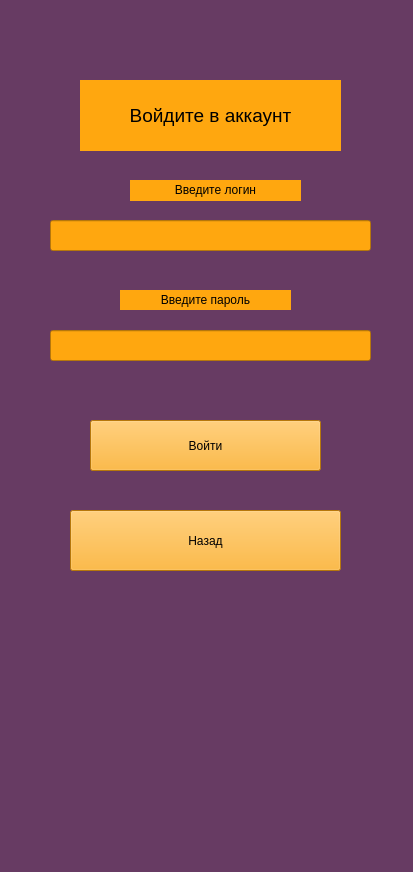
<?xml version="1.0" encoding="UTF-8"?>
<ui version="4.0">
 <class>MainWindow</class>
 <widget class="QMainWindow" name="MainWindow">
  <property name="geometry">
   <rect>
    <x>0</x>
    <y>0</y>
    <width>413</width>
    <height>872</height>
   </rect>
  </property>
  <property name="windowTitle">
   <string>MainWindow</string>
  </property>
  <property name="styleSheet">
   <string notr="true">background-color: rgb(103, 59, 99);</string>
  </property>
  <widget class="QWidget" name="centralwidget">
   <widget class="QLabel" name="info">
    <property name="geometry">
     <rect>
      <x>80</x>
      <y>80</y>
      <width>261</width>
      <height>71</height>
     </rect>
    </property>
    <property name="styleSheet">
     <string notr="true">background-color: rgb(255, 167, 15);</string>
    </property>
    <property name="text">
     <string>&lt;html&gt;&lt;head/&gt;&lt;body&gt;&lt;p align=&quot;center&quot;&gt;&lt;span style=&quot; font-size:14pt;&quot;&gt;Войдите в аккаунт&lt;/span&gt;&lt;/p&gt;&lt;/body&gt;&lt;/html&gt;</string>
    </property>
   </widget>
   <widget class="QLineEdit" name="edit_login">
    <property name="geometry">
     <rect>
      <x>50</x>
      <y>220</y>
      <width>321</width>
      <height>31</height>
     </rect>
    </property>
    <property name="styleSheet">
     <string notr="true">background-color: rgb(255, 167, 15);</string>
    </property>
   </widget>
   <widget class="QLabel" name="lab_login">
    <property name="geometry">
     <rect>
      <x>130</x>
      <y>180</y>
      <width>171</width>
      <height>21</height>
     </rect>
    </property>
    <property name="styleSheet">
     <string notr="true">background-color: rgb(255, 167, 15);</string>
    </property>
    <property name="text">
     <string>&lt;html&gt;&lt;head/&gt;&lt;body&gt;&lt;p align=&quot;center&quot;&gt;Введите логин&lt;/p&gt;&lt;/body&gt;&lt;/html&gt;</string>
    </property>
   </widget>
   <widget class="QLabel" name="lab_password">
    <property name="geometry">
     <rect>
      <x>120</x>
      <y>290</y>
      <width>171</width>
      <height>20</height>
     </rect>
    </property>
    <property name="styleSheet">
     <string notr="true">background-color: rgb(255, 167, 15);</string>
    </property>
    <property name="text">
     <string>&lt;html&gt;&lt;head/&gt;&lt;body&gt;&lt;p align=&quot;center&quot;&gt;Введите пароль&lt;/p&gt;&lt;/body&gt;&lt;/html&gt;</string>
    </property>
   </widget>
   <widget class="QLineEdit" name="edit_password">
    <property name="geometry">
     <rect>
      <x>50</x>
      <y>330</y>
      <width>321</width>
      <height>31</height>
     </rect>
    </property>
    <property name="styleSheet">
     <string notr="true">background-color: rgb(255, 167, 15);</string>
    </property>
   </widget>
   <widget class="QPushButton" name="btn_enter">
    <property name="geometry">
     <rect>
      <x>90</x>
      <y>420</y>
      <width>231</width>
      <height>51</height>
     </rect>
    </property>
    <property name="styleSheet">
     <string notr="true">background-color: rgb(255, 167, 15);</string>
    </property>
    <property name="text">
     <string>Войти</string>
    </property>
   </widget>
   <widget class="QPushButton" name="btn_go_back">
    <property name="geometry">
     <rect>
      <x>70</x>
      <y>510</y>
      <width>271</width>
      <height>61</height>
     </rect>
    </property>
    <property name="styleSheet">
     <string notr="true">background-color: rgb(255, 167, 15);</string>
    </property>
    <property name="text">
     <string>Назад</string>
    </property>
   </widget>
  </widget>
  <widget class="QMenuBar" name="menubar">
   <property name="geometry">
    <rect>
     <x>0</x>
     <y>0</y>
     <width>413</width>
     <height>25</height>
    </rect>
   </property>
  </widget>
  <widget class="QStatusBar" name="statusbar"/>
 </widget>
 <resources/>
 <connections/>
</ui>
